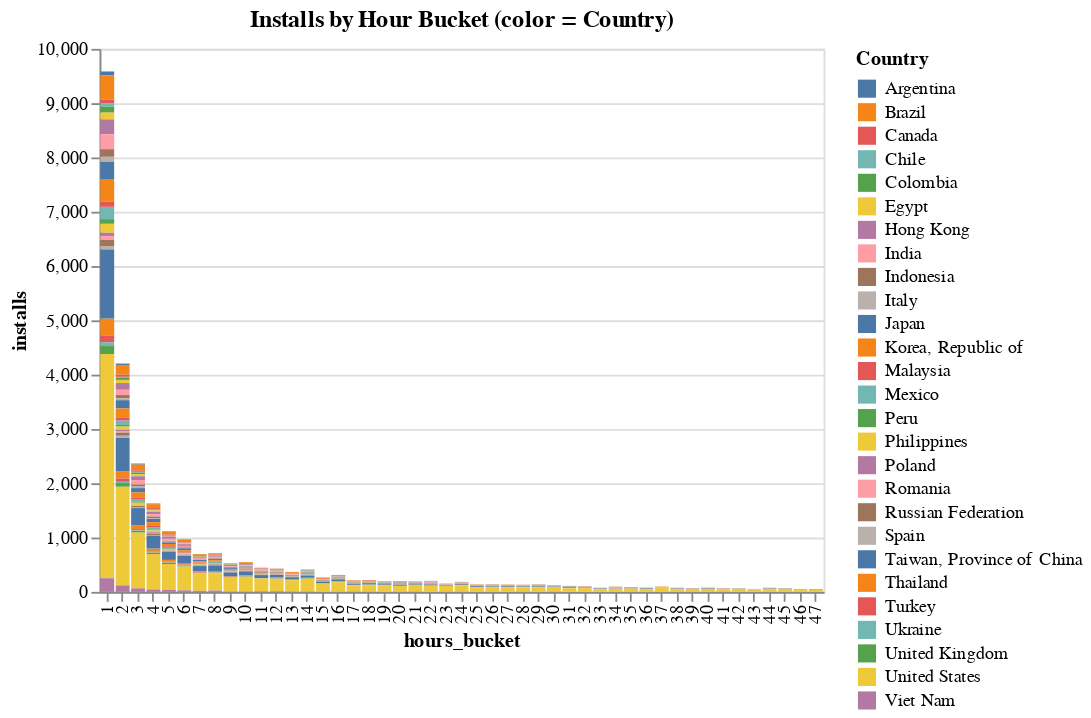

Notebook source saved alongside this figure:
### Code cell
# Altair Chart
interact(filter_dataframe_bucket, bucket = widgets.IntSlider(description='bucket (min)',min=0,max=47,step=1,value=1), );

### Figure 1 — Vega-Lite specification as saved in the notebook (floating-point values rounded to 4 significant figures; data arrays with more than 128 entries replaced by an {"elided": "..."} marker saying what was removed)
{"$schema": "https://vega.github.io/schema/vega-lite/v2.6.0.json", "config": {"view": {"height": 300, "width": 400}}, "data": {"name": "data-9f890865d3c60baac4746799d02ca491"}, "datasets": {"data-9f890865d3c60baac4746799d02ca491": {"elided": "963 records"}}, "encoding": {"color": {"field": "Country", "type": "nominal"}, "x": {"field": "hours_bucket", "type": "ordinal"}, "y": {"field": "installs", "type": "quantitative"}}, "mark": "bar", "title": "Installs by Hour Bucket (color = Country)"}
